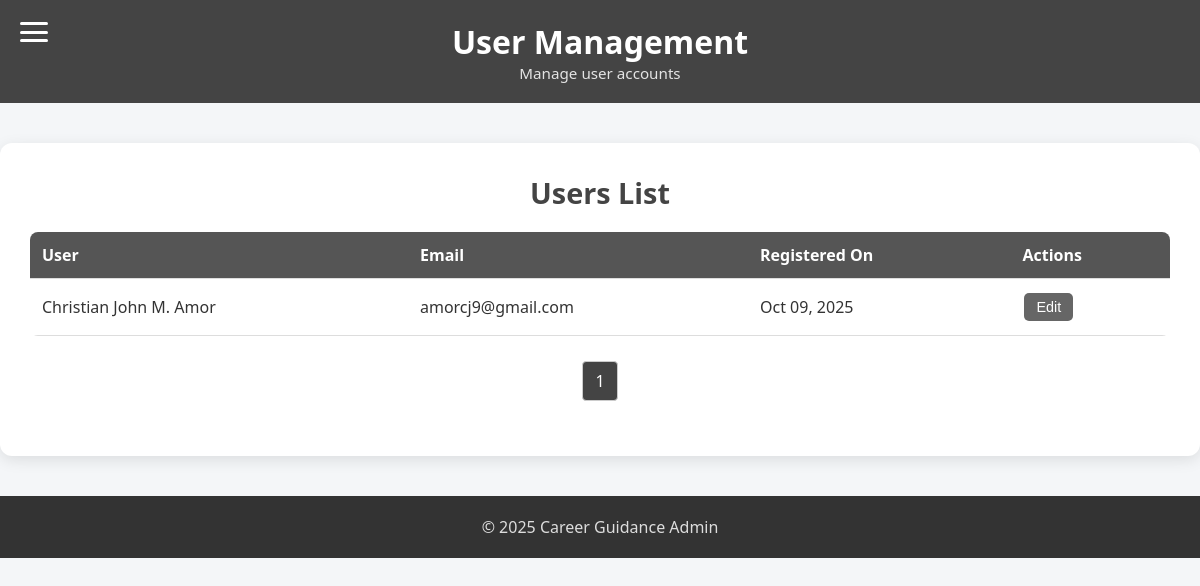
Screenshot of /Admin/admin-users.php with the database file from the repository.
### tables this page shows
CREATE TABLE `users` (
  `id` int(11) NOT NULL,
  `fullName` varchar(100) NOT NULL,
  `email` varchar(150) NOT NULL,
  `password` varchar(255) NOT NULL,
  `reset_phrase` varchar(255) NOT NULL,
  `created_at` timestamp NOT NULL DEFAULT current_timestamp(),
  `verification_code` int(6) DEFAULT NULL,
  `is_verified` tinyint(1) DEFAULT 0
);

### Admin/admin-users.php (the view, shortened to what this page needs)
<?php
include 'db_admin.php';
try {
    $pdo = new PDO($dsn, $user, $pass, $options);
    $limit = 10;
    $page = isset($_GET['page']) ? (int)$_GET['page'] : 1;
    $offset = ($page - 1) * $limit;
    $total = $pdo->query('SELECT COUNT(*) FROM users')->fetchColumn();
    $stmt = $pdo->prepare('SELECT id, fullname, email, created_at FROM users ORDER BY created_at DESC LIMIT :l OFFSET :o');
    $stmt->bindValue(':l', $limit, PDO::PARAM_INT);
    $stmt->bindValue(':o', $offset, PDO::PARAM_INT);
    $stmt->execute();
    $users = $stmt->fetchAll();
    $total_pages = ceil($total / $limit);
} catch (PDOException $e) {
    echo "Database connection failed: " . htmlspecialchars($e->getMessage());
    exit;
}
function formatDate($datetime) {
    return date('M d, Y', strtotime($datetime));
}
?>
<!DOCTYPE html>
<html lang="en">
<head>
</head>
<body>
<header>
  <div class="hamburger" onclick="document.querySelector('.sidebar').classList.toggle('show')">
    <span></span><span></span><span></span>
  </div>
  <h1>User Management</h1>
  <p>Manage user accounts</p>
</header>
<div class="container">
  <h2>Users List</h2>
  <div class="table-wrapper">
    <table class="user-table">
      <thead>
        <tr><th>User</th><th>Email</th><th>Registered On</th><th>Actions</th></tr>
      </thead>
      <tbody>
      <?php if($users): foreach($users as $user): ?>
        <tr>
          <td><?=htmlspecialchars($user['fullname'])?></td>
          <td><?=htmlspecialchars($user['email'])?></td>
          <td><?=formatDate($user['created_at'])?></td>
          <td>
            <button class="btn-small" onclick="editUser(<?=$user['id']?>)">Edit</button>
          </td>
        </tr>
      <?php endforeach; else: ?>
        <tr><td colspan="4" style="text-align:center;">No users found.</td></tr>
      <?php endif; ?>
      </tbody>
    </table>
  </div>
  <div class="pagination">
    <?php for($i=1;$i<=$total_pages;$i++): ?>
      <a href="?page=<?=$i?>" class="<?=($i==$page)?'active':''?>"><?=$i?></a>
    <?php endfor; ?>
  </div>
</div>
<footer>&copy; <?=date("Y")?> Career Guidance Admin</footer>
</body>
</html>

### Admin/admin-users.php (style rules this page uses)
* { margin:0;padding:0;box-sizing:border-box; }
body { font-family:'Segoe UI',Tahoma,sans-serif;background:#f4f6f8;color:#333; }
header { background:#444;color:#fff;text-align:center;padding:20px;position:relative; }
header h1 { margin:0;font-size:2rem; }
header p { font-size:.95rem;opacity:.85; }
.hamburger { position:absolute;left:20px;top:22px;width:28px;height:20px;cursor:pointer;display:flex;flex-direction:column;justify-content:space-between; }
.hamburger span { height:3px;width:100%;background:#fff;border-radius:2px;transition:.3s; }
.container { max-width:1200px;margin:40px auto;padding:30px;background:#fff;border-radius:12px;box-shadow:0 4px 15px rgba(0,0,0,.1); }
h2 { text-align:center;color:#444;margin-bottom:20px;font-size:1.8rem; }
.table-wrapper { overflow-x:auto; }
.user-table { width:100%;border-collapse:collapse;background:#fff;border-radius:8px;overflow:hidden;min-width:600px; }
.user-table th, .user-table td { padding:12px;text-align:left;border-bottom:1px solid #ddd; }
.user-table th { background:#555;color:#fff; }
.btn-small { padding:6px 12px;border:none;border-radius:5px;cursor:pointer;font-size:.9rem;background:#666;color:#fff;transition:.3s;margin:2px; }
.pagination { display:flex;justify-content:center;margin:25px 0;gap:8px;flex-wrap:wrap; }
.pagination a { padding:8px 12px;border:1px solid #ccc;background:#eee;color:#333;text-decoration:none;border-radius:4px; }
.pagination a.active,.pagination a:hover { background:#444;color:#fff; }
footer { text-align:center;padding:20px;background:#333;color:#ddd;margin-top:40px; }

### rows the page displays
users: fullName "Christian John M. Amor", email "amorcj9@gmail.com", created_at "Oct 09, 2025"
